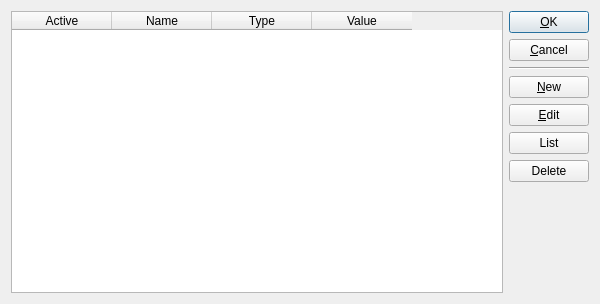
<ui version="4.0" >
 <comment> * OpenRPT report writer and rendering engine
 * Copyright (C) 2001-2008 by OpenMFG, LLC
 *
 * This library is free software; you can redistribute it and/or
 * modify it under the terms of the GNU Lesser General Public
 * License as published by the Free Software Foundation; either
 * version 2.1 of the License, or (at your option) any later version.
 *
 * This library is distributed in the hope that it will be useful,
 * but WITHOUT ANY WARRANTY; without even the implied warranty of
 * MERCHANTABILITY or FITNESS FOR A PARTICULAR PURPOSE. See the GNU
 * Lesser General Public License for more details.
 *
 * You should have received a copy of the GNU Lesser General Public
 * License along with this library; if not, write to the Free Software
 * Foundation, Inc., 59 Temple Place, Suite 330, Boston, MA 02111-1307 USA
 * Please contact info@openmfg.com with any questions on this license.</comment>
 <class>ParameterEdit</class>
 <widget class="QDialog" name="ParameterEdit" >
  <property name="geometry" >
   <rect>
    <x>0</x>
    <y>0</y>
    <width>600</width>
    <height>304</height>
   </rect>
  </property>
  <property name="windowTitle" >
   <string>Parameter List</string>
  </property>
  <layout class="QHBoxLayout" name="horizontalLayout" >
   <item>
    <widget class="QTableWidget" name="_table" >
     <column>
      <property name="text" >
       <string>Active</string>
      </property>
     </column>
     <column>
      <property name="text" >
       <string>Name</string>
      </property>
     </column>
     <column>
      <property name="text" >
       <string>Type</string>
      </property>
     </column>
     <column>
      <property name="text" >
       <string>Value</string>
      </property>
     </column>
    </widget>
   </item>
   <item>
    <layout class="QVBoxLayout" >
     <item>
      <widget class="QPushButton" name="_ok" >
       <property name="text" >
        <string>&amp;OK</string>
       </property>
       <property name="shortcut" >
        <string>Alt+O</string>
       </property>
      </widget>
     </item>
     <item>
      <widget class="QPushButton" name="_cancel" >
       <property name="text" >
        <string>&amp;Cancel</string>
       </property>
       <property name="shortcut" >
        <string>Alt+C</string>
       </property>
      </widget>
     </item>
     <item>
      <widget class="Line" name="line1" >
       <property name="frameShape" >
        <enum>QFrame::HLine</enum>
       </property>
       <property name="frameShadow" >
        <enum>QFrame::Sunken</enum>
       </property>
      </widget>
     </item>
     <item>
      <widget class="QPushButton" name="_new" >
       <property name="text" >
        <string>&amp;New</string>
       </property>
       <property name="shortcut" >
        <string>Alt+N</string>
       </property>
      </widget>
     </item>
     <item>
      <widget class="QPushButton" name="_edit" >
       <property name="text" >
        <string>&amp;Edit</string>
       </property>
       <property name="shortcut" >
        <string>Alt+E</string>
       </property>
      </widget>
     </item>
     <item>
      <widget class="QPushButton" name="_list" >
       <property name="text" >
        <string>List</string>
       </property>
       <property name="shortcut" >
        <string>Alt+E</string>
       </property>
      </widget>
     </item>
     <item>
      <widget class="QPushButton" name="_delete" >
       <property name="text" >
        <string>Delete</string>
       </property>
      </widget>
     </item>
     <item>
      <spacer>
       <property name="orientation" >
        <enum>Qt::Vertical</enum>
       </property>
       <property name="sizeType" >
        <enum>QSizePolicy::Expanding</enum>
       </property>
       <property name="sizeHint" stdset="0" >
        <size>
         <width>20</width>
         <height>20</height>
        </size>
       </property>
      </spacer>
     </item>
    </layout>
   </item>
  </layout>
 </widget>
 <layoutdefault spacing="6" margin="11" />
 <pixmapfunction>qPixmapFromMimeSource</pixmapfunction>
 <tabstops>
  <tabstop>_table</tabstop>
  <tabstop>_ok</tabstop>
  <tabstop>_cancel</tabstop>
  <tabstop>_new</tabstop>
  <tabstop>_edit</tabstop>
  <tabstop>_list</tabstop>
  <tabstop>_delete</tabstop>
 </tabstops>
 <includes/>
 <resources/>
 <connections>
  <connection>
   <sender>_cancel</sender>
   <signal>clicked()</signal>
   <receiver>ParameterEdit</receiver>
   <slot>reject()</slot>
   <hints>
    <hint type="sourcelabel" >
     <x>20</x>
     <y>20</y>
    </hint>
    <hint type="destinationlabel" >
     <x>20</x>
     <y>20</y>
    </hint>
   </hints>
  </connection>
  <connection>
   <sender>_ok</sender>
   <signal>clicked()</signal>
   <receiver>ParameterEdit</receiver>
   <slot>accept()</slot>
   <hints>
    <hint type="sourcelabel" >
     <x>20</x>
     <y>20</y>
    </hint>
    <hint type="destinationlabel" >
     <x>20</x>
     <y>20</y>
    </hint>
   </hints>
  </connection>
 </connections>
</ui>
